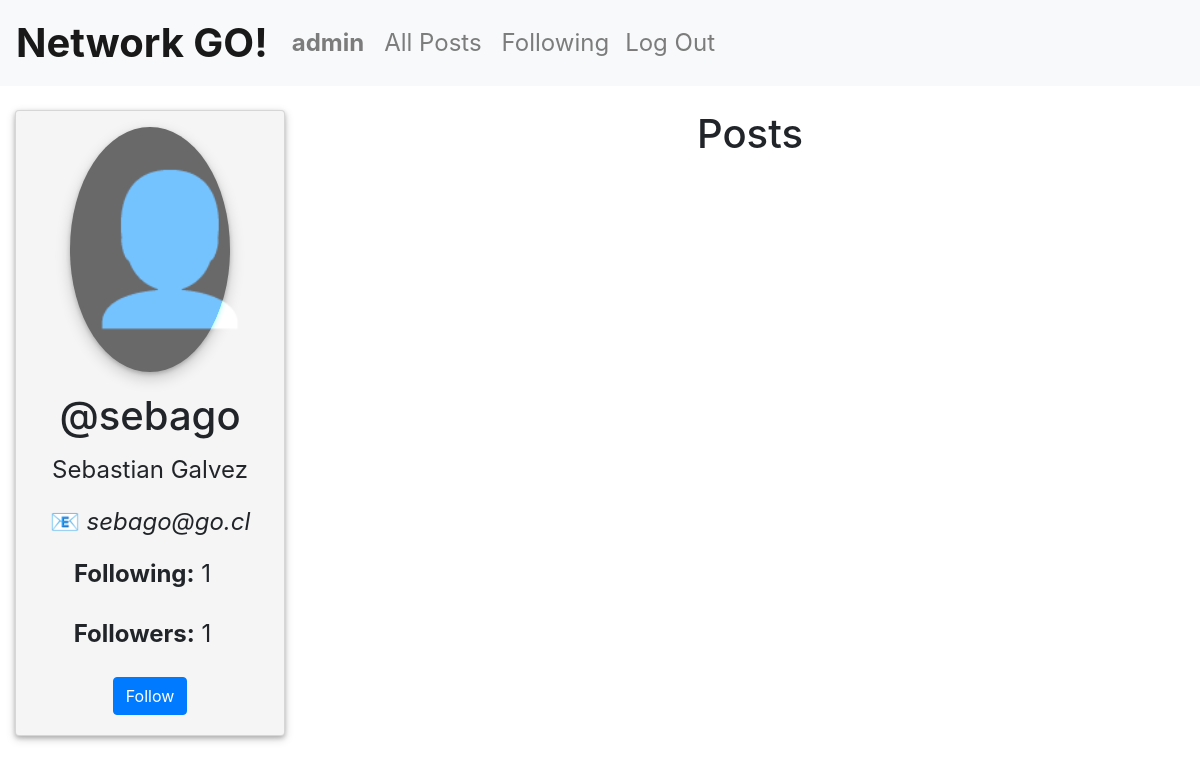
Page /profile/sebago (signed in) on the earlier database version.
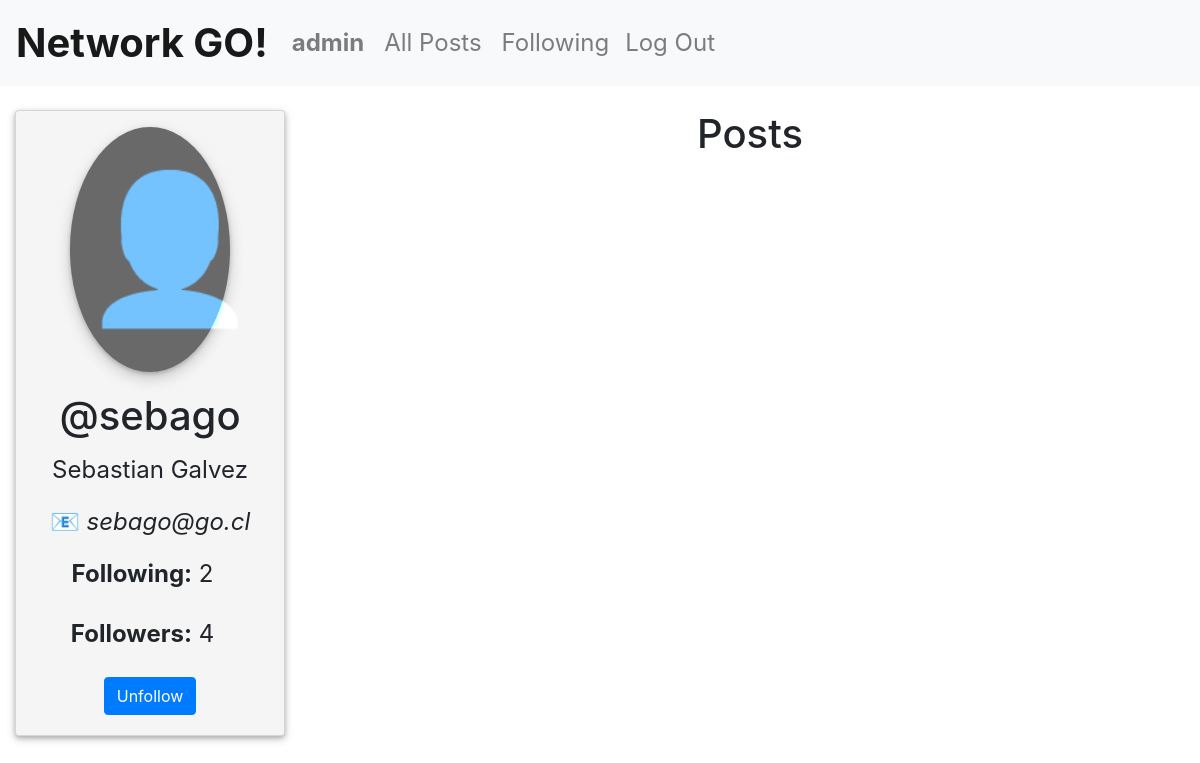
Same page on the later database version.
### network/models.py (models this page shows)
class User(AbstractUser):
    following = models.ManyToManyField("User", related_name='followers')

### network/views.py (the view, shortened to what this page needs)
# urls.py: path("profile/<str:username>", views.profile, name="profile"), #GET or PUT
@login_required
def profile(request, username):
    try:
        user = User.objects.get(username=username)
    except User.DoesNotExist:
        return HttpResponseNotFound(f"<h1>User '{username}' does not exist</h1>")
    if request.method == 'GET':
        return render(request, "network/profile.html", {
                "profile_user": user
            })
    else:
        return JsonResponse({
            "error": "GET or PUT request required."
        }, status=400)

### network/templates/network/profile.html (shortened to what this page needs)
{% extends "network/layout.html" %}
{% load static %}
{% block body %}
    <div class="container-fluid mt-4">
        <div class="row justify-content-center">
                <div id="profile-view" class="col-3">
                    <div class="card">
                        <div id="profile-img" class="card-img-top  mt-3"><label>👤</label></div>
                        <div class="card-body">
                            <h1 class="card-title text-center">@{{ profile_user.username }}</h1>
                            <p class="card-text">{{ profile_user.first_name | capfirst }} {{ profile_user.last_name | capfirst }}</p>
                            <p class="card-text">&#128231;<i> {{ profile_user.email }}</i></p>
                            <p class="col"><label><b>Following:</b></label> <label id="following-count"> {{profile_user.following.all | length }} </label></p>
                            <p class="col"><label><b>Followers:</b></label> <label id="followers-count"> {{profile_user.followers.all | length }} </label></p>
                            {% if user.username != profile_user.username %}
                                {% if profile_user in user.following.all %}
                                    <button id="follow-btn" class="btn btn-primary">Unfollow</button>
                                {% else %}
                                    <button id="follow-btn" class="btn btn-primary">Follow</button>
                                {% endif %}
                            {% endif %}
                        </div>
                    </div>
                </div>
                <div id="posts-view" class="col-9">
                    <h1 id="posts-title" class="title">Posts</h1>
                </div>
        </div>
    </div>
{% endblock %}

Differences in the rows shown:
changed User "sebago": following.all|length "1" → "2"; followers.all|length "1" → "4"
Other differences:
text no longer shown: "Follow"
text now shown: "Unfollow"
